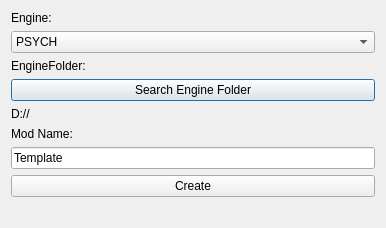
<?xml version="1.0" encoding="UTF-8"?>
<ui version="4.0">
 <class>Dialog_ModFolderCreator</class>
 <widget class="QDialog" name="Dialog_ModFolderCreator">
  <property name="windowModality">
   <enum>Qt::WindowModality::NonModal</enum>
  </property>
  <property name="geometry">
   <rect>
    <x>0</x>
    <y>0</y>
    <width>386</width>
    <height>228</height>
   </rect>
  </property>
  <property name="windowTitle">
   <string>ModFolderCreator</string>
  </property>
  <layout class="QFormLayout" name="formLayout_2">
   <property name="rowWrapPolicy">
    <enum>QFormLayout::RowWrapPolicy::WrapAllRows</enum>
   </property>
   <item row="1" column="0">
    <widget class="QLabel" name="engine_label">
     <property name="text">
      <string>Engine:</string>
     </property>
    </widget>
   </item>
   <item row="1" column="1">
    <widget class="QComboBox" name="comboBox">
     <property name="editable">
      <bool>false</bool>
     </property>
     <property name="currentIndex">
      <number>0</number>
     </property>
     <item>
      <property name="text">
       <string>PSYCH</string>
      </property>
     </item>
     <item>
      <property name="text">
       <string>CODENAME</string>
      </property>
     </item>
     <item>
      <property name="text">
       <string>VSLICE</string>
      </property>
     </item>
    </widget>
   </item>
   <item row="2" column="0">
    <widget class="QLabel" name="engineFolder_label">
     <property name="text">
      <string>EngineFolder: </string>
     </property>
    </widget>
   </item>
   <item row="2" column="1">
    <widget class="QPushButton" name="enginefolder_button">
     <property name="text">
      <string>Search Engine Folder</string>
     </property>
    </widget>
   </item>
   <item row="3" column="0" colspan="2">
    <widget class="QLabel" name="engineFolderPath_label">
     <property name="text">
      <string>D://</string>
     </property>
    </widget>
   </item>
   <item row="4" column="0">
    <widget class="QLabel" name="name_label">
     <property name="text">
      <string>Mod Name: </string>
     </property>
    </widget>
   </item>
   <item row="4" column="1">
    <widget class="QLineEdit" name="name_line_edit">
     <property name="text">
      <string>Template</string>
     </property>
    </widget>
   </item>
   <item row="5" column="0" colspan="2">
    <widget class="QPushButton" name="create_button">
     <property name="text">
      <string>Create</string>
     </property>
    </widget>
   </item>
  </layout>
 </widget>
 <resources/>
 <connections/>
</ui>
